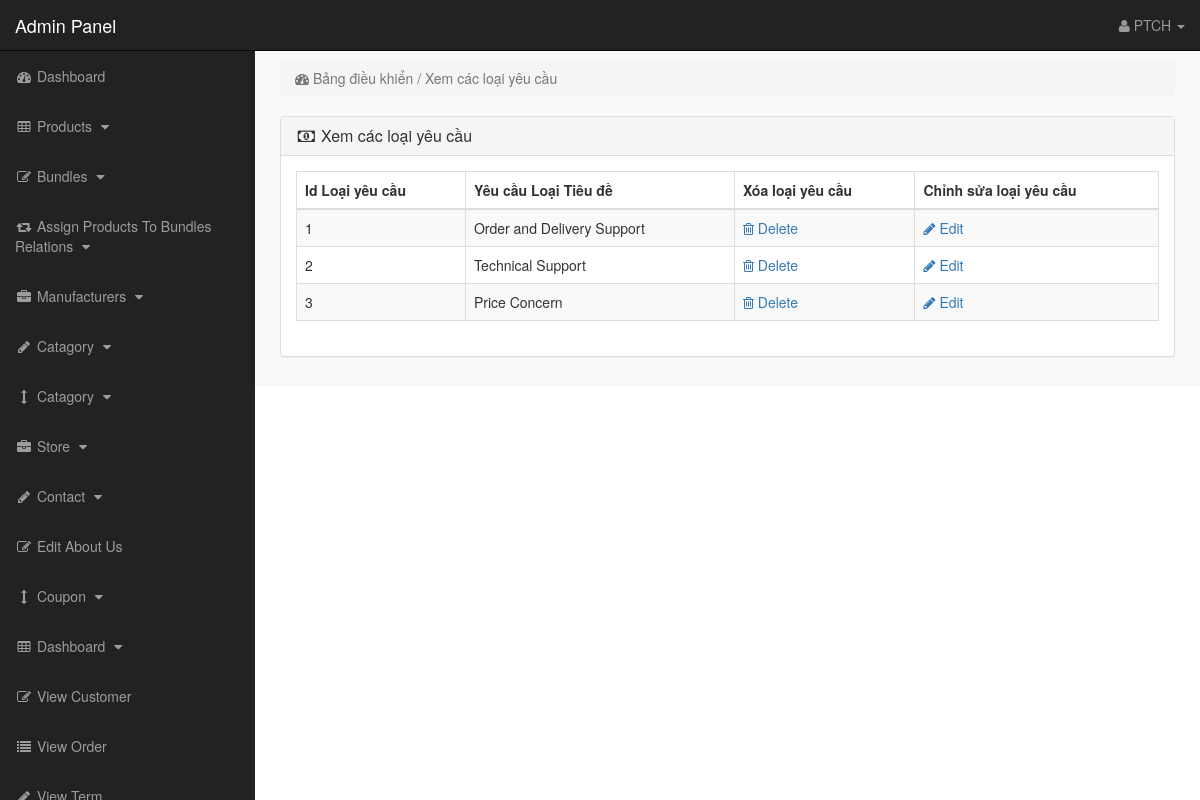
The app's page /admin_area/index.php?view_enquiry (signed in) with its own data.
### tables this page shows
CREATE TABLE `enquiry_types` (
  `enquiry_id` int(10) NOT NULL,
  `enquiry_title` varchar(255) NOT NULL
);

### admin_area/view_enquiry.php (the view)
<?php
if (!isset($_SESSION['admin_email'])) {
    echo "<script>window.open('login.php','_self')</script>";
} else {
?>
<div class="row">
    <div class="col-lg-12">
        <ol class="breadcrumb">
            <li class="active">
                <i class="fa fa-dashboard"></i> Bảng điều khiển / Xem các loại yêu cầu
            </li>
        </ol>
    </div>
</div>
<div class="row">
    <div class="col-lg-12">
        <div class="panel panel-default">
            <div class="panel-heading">
                <h3 class="panel-title">
                    <i class="fa fa-money fa-fw"></i> Xem các loại yêu cầu
                </h3>
            </div>
            <div class="panel-body">
                <div class="table-responsive">
                    <table class="table table-bordered table-hover table-striped">
                        <thead>
                            <tr>
                                <th>Id Loại yêu cầu</th>
                                <th>Yêu cầu Loại Tiêu đề</th>
                                <th>Xóa loại yêu cầu</th>
                                <th>Chỉnh sửa loại yêu cầu</th>
                            </tr>
                        </thead>
                        <tbody>
                            <?php
                                $i = 0;
                                $get_enquiry_types = "select * from enquiry_types";
                                $run_enquiry_types = mysqli_query($con, $get_enquiry_types);
                                while ($row_enquiry_types = mysqli_fetch_array($run_enquiry_types)) {
                                    $enquiry_id = $row_enquiry_types['enquiry_id'];
                                    $enquiry_title = $row_enquiry_types['enquiry_title'];
                                    $i++;
                                ?>
                            <tr>
                                <td> <?php echo $i; ?> </td>
                                <td> <?php echo $enquiry_title; ?> </td>
                                <td>
                                    <a href="index.php?delete_enquiry=<?php echo $enquiry_id; ?>">
                                        <i class="fa fa-trash-o"> </i> Delete
                                    </a>
                                </td>
                                <td>
                                    <a href="index.php?edit_enquiry=<?php echo $enquiry_id; ?>">
                                        <i class="fa fa-pencil"> </i> Edit
                                    </a>
                                </td>
                            </tr>
                            <?php } ?>
                        </tbody>
                    </table>
                </div>
            </div>
        </div>
    </div>
</div>
<?php } ?>

### admin_area/includes/sidebar.php (shortened to what this page needs)
<?php
if (!isset($_SESSION['admin_email'])) {
    echo "<script>window.open('login.php','_self')</script>";
} else {
?>
<nav class="navbar navbar-inverse navbar-fixed-top">
    <div class="navbar-header">
        <a class="navbar-brand" href="index.php?dashboard">Admin Panel</a>
    </div>
    <ul class="nav navbar-right top-nav">
        <li class="dropdown">
            <a href="#" class="dropdown-toggle" data-toggle="dropdown">
                <i class="fa fa-user"></i>
                <?php echo $admin_name; ?> <b class="caret"></b>
            </a>
        </li>
    </ul>
    <div class="collapse navbar-collapse navbar-ex1-collapse">
        <ul class="nav navbar-nav side-nav">
            <li>
                <a href="index.php?dashboard">
                    <i class="fa fa-fw fa-dashboard"></i> Dashboard
                </a>
            </li>
            <li>
                <a href="#" data-toggle="collapse" data-target="#products">
                    <i class="fa fa-fw fa-table"></i> Products
                    <i class="fa fa-fw fa-caret-down"></i>
                </a>
            </li>
            <li>
                <a href="#" data-toggle="collapse" data-target="#bundles">
                    <i class="fa fa-fw fa-edit"></i> Bundles
                    <i class="fa fa-fw fa-caret-down"></i>
                </a>
            </li>
            <li>
                <a href="#" data-toggle="collapse" data-target="#relations">
                    <i class="fa fa-fw fa-retweet"></i> Assign Products To Bundles Relations
                    <i class="fa fa-fw fa-caret-down"></i>
                </a>
            </li>
            <li>
                <a href="#" data-toggle="collapse" data-target="#manufacturers">
                    <i class="fa fa-fw fa-briefcase"></i> Manufacturers
                    <i class="fa fa-fw fa-caret-down"></i>
                </a>
            </li>
            <li>
                <a href="#" data-toggle="collapse" data-target="#p_cat">
                    <i class="fa fa-fw fa-pencil"></i> Catagory
                    <i class="fa fa-fw fa-caret-down"></i>
                </a>
            </li>
            <li>
                <a href="#" data-toggle="collapse" data-target="#cat">
                    <i class="fa fa-fw fa-arrows-v"></i> Catagory
                    <i class="fa fa-fw fa-caret-down"></i>
                </a>
            </li>
            <li>
                <a href="#" data-toggle="collapse" data-target="#store">
                    <i class="fa fa-fw fa-briefcase"></i> Store
                    <i class="fa fa-fw fa-caret-down"></i>
                </a>
            </li>
            <li>
                <a href="#" data-toggle="collapse" data-target="#contact_us">
                    <i class="fa fa-fw fa-pencil"> </i> Contact
                    <i class="fa fa-fw fa-caret-down"></i>
                </a>
            </li>
            <li>
                <a href="index.php?edit_about_us">
                    <i class="fa fa-fw fa-edit"></i> Edit About Us
                </a>
            </li>
            <li>
                <a href="#" data-toggle="collapse" data-target="#coupons">
                    <i class="fa fa-fw fa-arrows-v"></i> Coupon
                    <i class="fa fa-fw fa-caret-down"></i>
                </a>
            </li>
            <li>
                <a href="#" data-toggle="collapse" data-target="#terms">
                    <i class="fa fa-fw fa-table"></i> Dashboard
                    <i class="fa fa-fw fa-caret-down"></i>
                </a>
            </li>
            <li>
                <a href="index.php?view_customers">
                    <i class="fa fa-fw fa-edit"></i> View Customer
                </a>
            </li>
            <li>
                <a href="index.php?view_orders">
                    <i class="fa fa-fw fa-list"></i> View Order
                </a>
            </li>
            <li>
                <a href="index.php?view_payments">
                    <i class="fa fa-fw fa-pencil"></i> View Term
                </a>
            </li>
        </ul>
    </div>
</nav>
<?php }

### admin_area/css/style.css (style rules this page uses)
body { margin-top:100px; }
@media (min-width: 768px) { body { margin-top:50px; } }
.top-nav { padding:0 15px; }
.top-nav>li { display:inline-block; float:left; }
.top-nav>li>a { padding-top:15px; padding-bottom:15px; line-height:20px; color:#999; }
@media (min-width: 768px) { .side-nav { position:fixed; top:51px; width:255px; border-radius:0; overflow-y:auto; background-color: #222; bottom:0; overflow-x:hidden; padding-bottom:40px; } }
@media (min-width: 768px) { .side-nav>li>a { width:255px; } }
.panel-body { border-radius:5px; }

### records on screen
enquiry_types: enquiry_title "Order and Delivery Support"
enquiry_types: enquiry_title "Technical Support"
enquiry_types: enquiry_title "Price Concern"

### other values on screen
$admin_name "PTCH"
